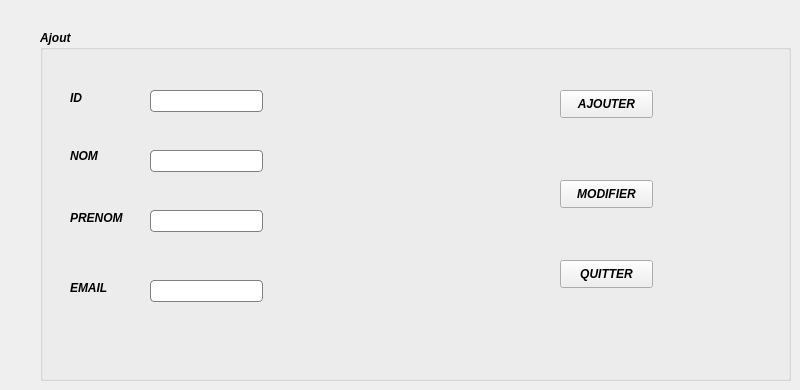
        <widget class="QWidget" name="tab_3">
         <attribute name="title">
          <string>Ajout ou Modifier client</string>
         </attribute>
         <widget class="QGroupBox" name="groupBox">
          <property name="geometry">
           <rect>
            <x>40</x>
            <y>30</y>
            <width>751</width>
            <height>351</height>
           </rect>
          </property>
          <property name="font">
           <font>
            <weight>75</weight>
            <italic>true</italic>
            <bold>true</bold>
           </font>
          </property>
          <property name="title">
           <string>Ajout</string>
          </property>
          <widget class="QLabel" name="label_4">
           <property name="geometry">
            <rect>
             <x>30</x>
             <y>60</y>
             <width>56</width>
             <height>16</height>
            </rect>
           </property>
           <property name="styleSheet">
            <string notr="true">font: 75 9pt &quot;MS Shell Dlg 2&quot;;</string>
           </property>
           <property name="text">
            <string>ID</string>
           </property>
          </widget>
          <widget class="QLabel" name="label_5">
           <property name="geometry">
            <rect>
             <x>30</x>
             <y>116</y>
             <width>56</width>
             <height>20</height>
            </rect>
           </property>
           <property name="text">
            <string>NOM</string>
           </property>
          </widget>
          <widget class="QLabel" name="label_17">
           <property name="geometry">
            <rect>
             <x>30</x>
             <y>180</y>
             <width>56</width>
             <height>16</height>
            </rect>
           </property>
           <property name="text">
            <string>PRENOM</string>
           </property>
          </widget>
          <widget class="QLabel" name="label_18">
           <property name="geometry">
            <rect>
             <x>30</x>
             <y>250</y>
             <width>56</width>
             <height>16</height>
            </rect>
           </property>
           <property name="text">
            <string>EMAIL</string>
           </property>
          </widget>
          <widget class="QLineEdit" name="id_aj">
           <property name="geometry">
            <rect>
             <x>110</x>
             <y>60</y>
             <width>113</width>
             <height>22</height>
            </rect>
           </property>
           <property name="styleSheet">
            <string notr="true">QLineEdit {
padding: 1px;
border-style: solid;
border: 1px solid grey;
background:white;
border-radius: 4px;
}</string>
           </property>
          </widget>
          <widget class="QLineEdit" name="nom_aj">
           <property name="geometry">
            <rect>
             <x>110</x>
             <y>120</y>
             <width>113</width>
             <height>22</height>
            </rect>
           </property>
           <property name="styleSheet">
            <string notr="true">QLineEdit {
padding: 1px;
border-style: solid;
border: 1px solid grey;
background:white;
border-radius: 4px;
}</string>
           </property>
          </widget>
          <widget class="QLineEdit" name="prenom_aj">
           <property name="geometry">
            <rect>
             <x>110</x>
             <y>180</y>
             <width>113</width>
             <height>22</height>
            </rect>
           </property>
           <property name="styleSheet">
            <string notr="true">QLineEdit {
padding: 1px;
border-style: solid;
border: 1px solid grey;
background:white;
border-radius: 4px;
}</string>
           </property>
          </widget>
          <widget class="QLineEdit" name="email_aj">
           <property name="geometry">
            <rect>
             <x>110</x>
             <y>250</y>
             <width>113</width>
             <height>22</height>
            </rect>
           </property>
           <property name="styleSheet">
            <string notr="true">QLineEdit {
padding: 1px;
border-style: solid;
border: 1px solid grey;
background:white;
border-radius: 4px;
}</string>
           </property>
          </widget>
          <widget class="QPushButton" name="ajoutcl">
           <property name="geometry">
            <rect>
             <x>520</x>
             <y>60</y>
             <width>93</width>
             <height>28</height>
            </rect>
           </property>
           <property name="text">
            <string>AJOUTER</string>
           </property>
          </widget>
          <widget class="QPushButton" name="modifcl">
           <property name="geometry">
            <rect>
             <x>520</x>
             <y>150</y>
             <width>93</width>
             <height>28</height>
            </rect>
           </property>
           <property name="text">
            <string>MODIFIER</string>
           </property>
          </widget>
          <widget class="QPushButton" name="quittercl">
           <property name="geometry">
            <rect>
             <x>520</x>
             <y>230</y>
             <width>93</width>
             <height>28</height>
            </rect>
           </property>
           <property name="text">
            <string>QUITTER</string>
           </property>
          </widget>
         </widget>
        </widget>
